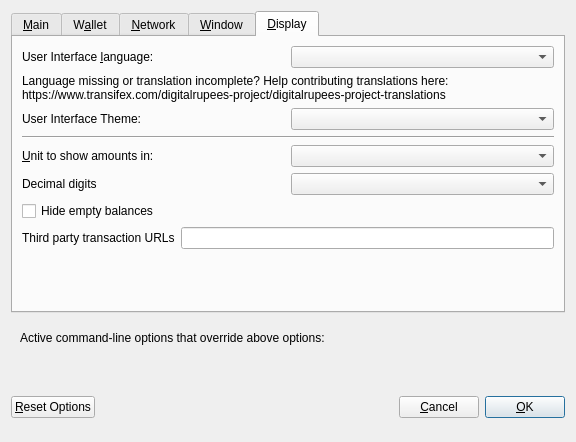
<?xml version="1.0" encoding="UTF-8"?>
<ui version="4.0">
 <class>OptionsDialog</class>
 <widget class="QDialog" name="OptionsDialog">
  <property name="geometry">
   <rect>
    <x>0</x>
    <y>0</y>
    <width>576</width>
    <height>442</height>
   </rect>
  </property>
  <property name="windowTitle">
   <string>Options</string>
  </property>
  <property name="modal">
   <bool>true</bool>
  </property>
  <layout class="QVBoxLayout" name="verticalLayout">
   <item>
    <widget class="QTabWidget" name="tabWidget">
     <property name="currentIndex">
      <number>4</number>
     </property>
     <widget class="QWidget" name="tabMain">
      <attribute name="title">
       <string>&amp;Main</string>
      </attribute>
      <layout class="QVBoxLayout" name="verticalLayout_Main">
       <item>
        <widget class="QCheckBox" name="bitcoinAtStartup">
         <property name="toolTip">
          <string>Automatically start Phore after logging in to the system.</string>
         </property>
         <property name="text">
          <string>&amp;Start Phore on system login</string>
         </property>
        </widget>
       </item>
       <item>
        <layout class="QHBoxLayout" name="horizontalLayout_2_Main">
         <item>
          <widget class="QLabel" name="databaseCacheLabel">
           <property name="text">
            <string>Size of &amp;database cache</string>
           </property>
           <property name="textFormat">
            <enum>Qt::PlainText</enum>
           </property>
           <property name="buddy">
            <cstring>databaseCache</cstring>
           </property>
          </widget>
         </item>
         <item>
          <widget class="QSpinBox" name="databaseCache"/>
         </item>
         <item>
          <widget class="QLabel" name="databaseCacheUnitLabel">
           <property name="text">
            <string>MB</string>
           </property>
           <property name="textFormat">
            <enum>Qt::PlainText</enum>
           </property>
          </widget>
         </item>
         <item>
          <spacer name="horizontalSpacer_2_Main">
           <property name="orientation">
            <enum>Qt::Horizontal</enum>
           </property>
           <property name="sizeHint" stdset="0">
            <size>
             <width>40</width>
             <height>20</height>
            </size>
           </property>
          </spacer>
         </item>
        </layout>
       </item>
       <item>
        <layout class="QHBoxLayout" name="horizontalLayout_3_Main">
         <item>
          <widget class="QLabel" name="threadsScriptVerifLabel">
           <property name="text">
            <string>Number of script &amp;verification threads</string>
           </property>
           <property name="textFormat">
            <enum>Qt::PlainText</enum>
           </property>
           <property name="buddy">
            <cstring>threadsScriptVerif</cstring>
           </property>
          </widget>
         </item>
         <item>
          <widget class="QSpinBox" name="threadsScriptVerif">
           <property name="toolTip">
            <string>(0 = auto, &lt;0 = leave that many cores free)</string>
           </property>
          </widget>
         </item>
         <item>
          <spacer name="horizontalSpacer_3_Main">
           <property name="orientation">
            <enum>Qt::Horizontal</enum>
           </property>
           <property name="sizeHint" stdset="0">
            <size>
             <width>40</width>
             <height>20</height>
            </size>
           </property>
          </spacer>
         </item>
        </layout>
       </item>
       <item>
        <spacer name="verticalSpacer_2">
         <property name="orientation">
          <enum>Qt::Vertical</enum>
         </property>
         <property name="sizeHint" stdset="0">
          <size>
           <width>20</width>
           <height>40</height>
          </size>
         </property>
        </spacer>
       </item>
       <item>
        <widget class="QCheckBox" name="checkBoxZeromintEnable">
         <property name="toolTip">
          <string>Enable automatic minting of Phore units to zPHR</string>
         </property>
         <property name="layoutDirection">
          <enum>Qt::LeftToRight</enum>
         </property>
         <property name="text">
          <string>Enable zPHR Automint</string>
         </property>
        </widget>
       </item>
       <item>
        <layout class="QHBoxLayout" name="horizontalLayout_3">
         <item>
          <widget class="QLabel" name="percentage_label">
           <property name="toolTip">
            <string>Percentage of incoming PHR which get automatically converted to zPHR via Zerocoin Protocol (min: 10%)</string>
           </property>
           <property name="text">
            <string>Percentage of autominted zPHR</string>
           </property>
          </widget>
         </item>
         <item>
          <widget class="QSpinBox" name="zeromintPercentage">
           <property name="minimum">
            <number>1</number>
           </property>
           <property name="maximum">
            <number>100</number>
           </property>
          </widget>
         </item>
        </layout>
       </item>
       <item>
        <layout class="QHBoxLayout" name="horizontalLayout" stretch="0,0">
         <property name="sizeConstraint">
          <enum>QLayout::SetFixedSize</enum>
         </property>
         <item>
          <widget class="QLabel" name="labelPreferredDenom">
           <property name="maximumSize">
            <size>
             <width>16777215</width>
             <height>16777215</height>
            </size>
           </property>
           <property name="toolTip">
            <string>Wait with automatic conversion to Zerocoin until enough PHR for this denomination is available</string>
           </property>
           <property name="text">
            <string>Preferred Automint zPHR Denomination</string>
           </property>
          </widget>
         </item>
         <item>
          <widget class="QComboBox" name="preferredDenom">
           <property name="maximumSize">
            <size>
             <width>16777215</width>
             <height>27</height>
            </size>
           </property>
           <property name="toolTip">
            <string>Wait with automatic conversion to Zerocoin until enough PHR for this denomination is available</string>
           </property>
           <property name="maxVisibleItems">
            <number>9</number>
           </property>
           <property name="maxCount">
            <number>9</number>
           </property>
          </widget>
         </item>
        </layout>
       </item>
      </layout>
     </widget>
     <widget class="QWidget" name="tabWallet">
      <attribute name="title">
       <string>W&amp;allet</string>
      </attribute>
      <layout class="QVBoxLayout" name="verticalLayout_Wallet">
       <item>
        <layout class="QHBoxLayout" name="horizontalLayout_2_Wallet">
         <item>
          <widget class="QLabel" name="labelStakeSplitThresholdText">
           <property name="text">
            <string>Stake split threshold:</string>
           </property>
          </widget>
         </item>
         <item>
          <widget class="QSpinBox" name="spinBoxStakeSplitThreshold">
           <property name="minimum">
            <number>1</number>
           </property>
           <property name="maximum">
            <number>999999</number>
           </property>
          </widget>
         </item>
        </layout>
       </item>
       <item>
        <widget class="QGroupBox" name="groupBox">
         <property name="title">
          <string>Expert</string>
         </property>
         <layout class="QVBoxLayout" name="verticalLayout_2">
          <item>
           <widget class="QCheckBox" name="coinControlFeatures">
            <property name="toolTip">
             <string>Whether to show coin control features or not.</string>
            </property>
            <property name="text">
             <string>Enable coin &amp;control features</string>
            </property>
           </widget>
          </item>
          <item>
           <widget class="QCheckBox" name="showMasternodesTab">
            <property name="toolTip">
             <string>Show additional tab listing all your masternodes in first sub-tab&lt;br/&gt;and all masternodes on the network in second sub-tab.</string>
            </property>
            <property name="text">
             <string>Show Masternodes Tab</string>
            </property>
           </widget>
          </item>
          <item>
           <widget class="QCheckBox" name="spendZeroConfChange">
            <property name="toolTip">
             <string>If you disable the spending of unconfirmed change, the change from a transaction&lt;br/&gt;cannot be used until that transaction has at least one confirmation.&lt;br/&gt;This also affects how your balance is computed.</string>
            </property>
            <property name="text">
             <string>&amp;Spend unconfirmed change</string>
            </property>
           </widget>
          </item>
         </layout>
        </widget>
       </item>
       <item>
        <spacer name="verticalSpacer_Wallet">
         <property name="orientation">
          <enum>Qt::Vertical</enum>
         </property>
         <property name="sizeHint" stdset="0">
          <size>
           <width>20</width>
           <height>40</height>
          </size>
         </property>
        </spacer>
       </item>
      </layout>
     </widget>
     <widget class="QWidget" name="tabNetwork">
      <attribute name="title">
       <string>&amp;Network</string>
      </attribute>
      <layout class="QVBoxLayout" name="verticalLayout_Network">
       <item>
        <widget class="QCheckBox" name="mapPortUpnp">
         <property name="toolTip">
          <string>Automatically open the Phore client port on the router. This only works when your router supports UPnP and it is enabled.</string>
         </property>
         <property name="text">
          <string>Map port using &amp;UPnP</string>
         </property>
        </widget>
       </item>
       <item>
        <widget class="QCheckBox" name="allowIncoming">
         <property name="toolTip">
          <string>Accept connections from outside</string>
         </property>
         <property name="text">
          <string>Allow incoming connections</string>
         </property>
        </widget>
       </item>
       <item>
        <widget class="QCheckBox" name="connectSocks">
         <property name="toolTip">
          <string>Connect to the Phore network through a SOCKS5 proxy.</string>
         </property>
         <property name="text">
          <string>&amp;Connect through SOCKS5 proxy (default proxy):</string>
         </property>
        </widget>
       </item>
       <item>
        <layout class="QHBoxLayout" name="horizontalLayout_1_Network">
         <item>
          <widget class="QLabel" name="proxyIpLabel">
           <property name="text">
            <string>Proxy &amp;IP:</string>
           </property>
           <property name="textFormat">
            <enum>Qt::PlainText</enum>
           </property>
           <property name="buddy">
            <cstring>proxyIp</cstring>
           </property>
          </widget>
         </item>
         <item>
          <widget class="QValidatedLineEdit" name="proxyIp">
           <property name="minimumSize">
            <size>
             <width>140</width>
             <height>0</height>
            </size>
           </property>
           <property name="maximumSize">
            <size>
             <width>140</width>
             <height>16777215</height>
            </size>
           </property>
           <property name="toolTip">
            <string>IP address of the proxy (e.g. IPv4: 127.0.0.1 / IPv6: ::1)</string>
           </property>
          </widget>
         </item>
         <item>
          <widget class="QLabel" name="proxyPortLabel">
           <property name="text">
            <string>&amp;Port:</string>
           </property>
           <property name="textFormat">
            <enum>Qt::PlainText</enum>
           </property>
           <property name="buddy">
            <cstring>proxyPort</cstring>
           </property>
          </widget>
         </item>
         <item>
          <widget class="QLineEdit" name="proxyPort">
           <property name="minimumSize">
            <size>
             <width>75</width>
             <height>0</height>
            </size>
           </property>
           <property name="maximumSize">
            <size>
             <width>55</width>
             <height>16777215</height>
            </size>
           </property>
           <property name="toolTip">
            <string>Port of the proxy (e.g. 9050)</string>
           </property>
          </widget>
         </item>
         <item>
          <spacer name="horizontalSpacer_1_Network">
           <property name="orientation">
            <enum>Qt::Horizontal</enum>
           </property>
           <property name="sizeHint" stdset="0">
            <size>
             <width>40</width>
             <height>20</height>
            </size>
           </property>
          </spacer>
         </item>
        </layout>
       </item>
       <item>
        <spacer name="verticalSpacer_Network">
         <property name="orientation">
          <enum>Qt::Vertical</enum>
         </property>
         <property name="sizeHint" stdset="0">
          <size>
           <width>20</width>
           <height>40</height>
          </size>
         </property>
        </spacer>
       </item>
      </layout>
     </widget>
     <widget class="QWidget" name="tabWindow">
      <attribute name="title">
       <string>&amp;Window</string>
      </attribute>
      <layout class="QVBoxLayout" name="verticalLayout_Window">
       <item>
        <widget class="QCheckBox" name="minimizeToTray">
         <property name="toolTip">
          <string>Show only a tray icon after minimizing the window.</string>
         </property>
         <property name="text">
          <string>&amp;Minimize to the tray instead of the taskbar</string>
         </property>
        </widget>
       </item>
       <item>
        <widget class="QCheckBox" name="minimizeOnClose">
         <property name="toolTip">
          <string>Minimize instead of exit the application when the window is closed. When this option is enabled, the application will be closed only after selecting Quit in the menu.</string>
         </property>
         <property name="text">
          <string>M&amp;inimize on close</string>
         </property>
        </widget>
       </item>
       <item>
        <spacer name="verticalSpacer_Window">
         <property name="orientation">
          <enum>Qt::Vertical</enum>
         </property>
         <property name="sizeHint" stdset="0">
          <size>
           <width>20</width>
           <height>40</height>
          </size>
         </property>
        </spacer>
       </item>
      </layout>
     </widget>
     <widget class="QWidget" name="tabDisplay">
      <attribute name="title">
       <string>&amp;Display</string>
      </attribute>
      <layout class="QVBoxLayout" name="verticalLayout_Display">
       <item>
        <layout class="QHBoxLayout" name="horizontalLayout_1_Display">
         <item>
          <widget class="QLabel" name="langLabel">
           <property name="text">
            <string>User Interface &amp;language:</string>
           </property>
           <property name="textFormat">
            <enum>Qt::PlainText</enum>
           </property>
           <property name="buddy">
            <cstring>lang</cstring>
           </property>
          </widget>
         </item>
         <item>
          <widget class="QValueComboBox" name="lang">
           <property name="toolTip">
            <string>The user interface language can be set here. This setting will take effect after restarting Phore.</string>
           </property>
          </widget>
         </item>
        </layout>
       </item>
       <item>
        <widget class="QLabel" name="label_3">
         <property name="toolTip">
          <string notr="true"/>
         </property>
         <property name="statusTip">
          <string notr="true"/>
         </property>
         <property name="whatsThis">
          <string notr="true"/>
         </property>
         <property name="accessibleName">
          <string notr="true"/>
         </property>
         <property name="text">
          <string>Language missing or translation incomplete? Help contributing translations here:
https://www.transifex.com/digitalrupees-project/digitalrupees-project-translations</string>
         </property>
         <property name="wordWrap">
          <bool>true</bool>
         </property>
         <property name="openExternalLinks">
          <bool>true</bool>
         </property>
         <property name="textInteractionFlags">
          <set>Qt::TextBrowserInteraction</set>
         </property>
        </widget>
       </item>
       <item>
        <layout class="QHBoxLayout" name="horizontalLayout_4_Display" stretch="0,0">
         <item>
          <widget class="QLabel" name="themeLabel">
           <property name="text">
            <string>User Interface Theme:</string>
           </property>
          </widget>
         </item>
         <item>
          <widget class="QValueComboBox" name="theme"/>
         </item>
        </layout>
       </item>
       <item>
        <widget class="Line" name="line">
         <property name="orientation">
          <enum>Qt::Horizontal</enum>
         </property>
        </widget>
       </item>
       <item>
        <layout class="QHBoxLayout" name="horizontalLayout_2_Display">
         <item>
          <widget class="QLabel" name="unitLabel">
           <property name="text">
            <string>&amp;Unit to show amounts in:</string>
           </property>
           <property name="textFormat">
            <enum>Qt::PlainText</enum>
           </property>
           <property name="buddy">
            <cstring>unit</cstring>
           </property>
          </widget>
         </item>
         <item>
          <widget class="QValueComboBox" name="unit">
           <property name="toolTip">
            <string>Choose the default subdivision unit to show in the interface and when sending coins.</string>
           </property>
          </widget>
         </item>
        </layout>
       </item>
       <item>
        <layout class="QHBoxLayout" name="horizontalLayout_5_Display">
         <item>
          <widget class="QLabel" name="digitsLabel">
           <property name="text">
            <string>Decimal digits</string>
           </property>
          </widget>
         </item>
         <item>
          <widget class="QValueComboBox" name="digits"/>
         </item>
        </layout>
       </item>
       <item>
        <widget class="QCheckBox" name="checkBoxHideZeroBalances">
         <property name="toolTip">
          <string>Hide empty balances</string>
         </property>
         <property name="layoutDirection">
          <enum>Qt::LeftToRight</enum>
         </property>
         <property name="text">
          <string>Hide empty balances</string>
         </property>
        </widget>
       </item>
       <item>
        <layout class="QHBoxLayout" name="horizontalLayout_3_Display">
         <item>
          <widget class="QLabel" name="thirdPartyTxUrlsLabel">
           <property name="toolTip">
            <string>Third party URLs (e.g. a block explorer) that appear in the transactions tab as context menu items. %s in the URL is replaced by transaction hash. Multiple URLs are separated by vertical bar |.</string>
           </property>
           <property name="text">
            <string>Third party transaction URLs</string>
           </property>
           <property name="buddy">
            <cstring>thirdPartyTxUrls</cstring>
           </property>
          </widget>
         </item>
         <item>
          <widget class="QLineEdit" name="thirdPartyTxUrls">
           <property name="toolTip">
            <string>Third party URLs (e.g. a block explorer) that appear in the transactions tab as context menu items. %s in the URL is replaced by transaction hash. Multiple URLs are separated by vertical bar |.</string>
           </property>
          </widget>
         </item>
        </layout>
       </item>
       <item>
        <spacer name="verticalSpacer">
         <property name="orientation">
          <enum>Qt::Vertical</enum>
         </property>
         <property name="sizeHint" stdset="0">
          <size>
           <width>20</width>
           <height>40</height>
          </size>
         </property>
        </spacer>
       </item>
      </layout>
     </widget>
    </widget>
   </item>
   <item>
    <widget class="QFrame" name="frame">
     <layout class="QVBoxLayout" name="verticalLayout_Bottom">
      <item>
       <layout class="QHBoxLayout" name="horizontalLayout_Bottom">
        <item>
         <widget class="QLabel" name="overriddenByCommandLineInfoLabel">
          <property name="text">
           <string>Active command-line options that override above options:</string>
          </property>
          <property name="textFormat">
           <enum>Qt::PlainText</enum>
          </property>
         </widget>
        </item>
        <item>
         <spacer name="horizontalSpacer_Bottom">
          <property name="orientation">
           <enum>Qt::Horizontal</enum>
          </property>
          <property name="sizeHint" stdset="0">
           <size>
            <width>40</width>
            <height>20</height>
           </size>
          </property>
         </spacer>
        </item>
       </layout>
      </item>
      <item>
       <widget class="QLabel" name="overriddenByCommandLineLabel">
        <property name="text">
         <string/>
        </property>
        <property name="textFormat">
         <enum>Qt::PlainText</enum>
        </property>
        <property name="wordWrap">
         <bool>true</bool>
        </property>
       </widget>
      </item>
     </layout>
    </widget>
   </item>
   <item>
    <layout class="QHBoxLayout" name="horizontalLayout_Buttons">
     <item>
      <widget class="QPushButton" name="resetButton">
       <property name="toolTip">
        <string>Reset all client options to default.</string>
       </property>
       <property name="text">
        <string>&amp;Reset Options</string>
       </property>
       <property name="autoDefault">
        <bool>false</bool>
       </property>
      </widget>
     </item>
     <item>
      <spacer name="horizontalSpacer_1">
       <property name="orientation">
        <enum>Qt::Horizontal</enum>
       </property>
       <property name="sizeHint" stdset="0">
        <size>
         <width>40</width>
         <height>48</height>
        </size>
       </property>
      </spacer>
     </item>
     <item>
      <widget class="QLabel" name="statusLabel">
       <property name="minimumSize">
        <size>
         <width>200</width>
         <height>0</height>
        </size>
       </property>
       <property name="font">
        <font>
         <weight>75</weight>
         <bold>true</bold>
        </font>
       </property>
       <property name="text">
        <string/>
       </property>
       <property name="textFormat">
        <enum>Qt::PlainText</enum>
       </property>
       <property name="wordWrap">
        <bool>true</bool>
       </property>
      </widget>
     </item>
     <item>
      <spacer name="horizontalSpacer_2">
       <property name="orientation">
        <enum>Qt::Horizontal</enum>
       </property>
       <property name="sizeHint" stdset="0">
        <size>
         <width>40</width>
         <height>48</height>
        </size>
       </property>
      </spacer>
     </item>
     <item>
      <widget class="QPushButton" name="cancelButton">
       <property name="text">
        <string>&amp;Cancel</string>
       </property>
       <property name="autoDefault">
        <bool>false</bool>
       </property>
      </widget>
     </item>
     <item>
      <widget class="QPushButton" name="okButton">
       <property name="text">
        <string>&amp;OK</string>
       </property>
       <property name="autoDefault">
        <bool>false</bool>
       </property>
       <property name="default">
        <bool>true</bool>
       </property>
      </widget>
     </item>
    </layout>
   </item>
  </layout>
 </widget>
 <customwidgets>
  <customwidget>
   <class>QValidatedLineEdit</class>
   <extends>QLineEdit</extends>
   <header>qvalidatedlineedit.h</header>
  </customwidget>
  <customwidget>
   <class>QValueComboBox</class>
   <extends>QComboBox</extends>
   <header>qvaluecombobox.h</header>
  </customwidget>
 </customwidgets>
 <resources/>
 <connections/>
</ui>
